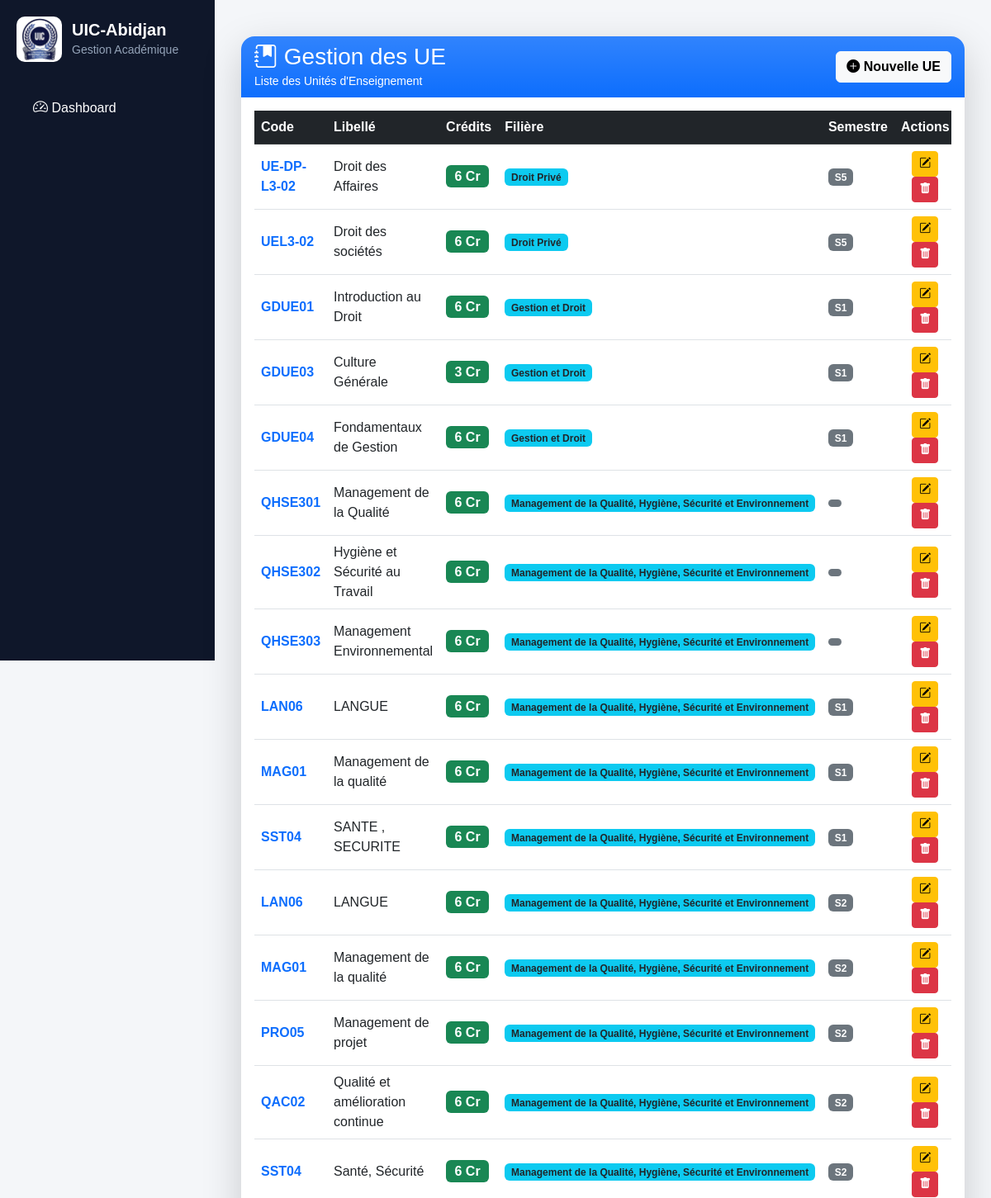
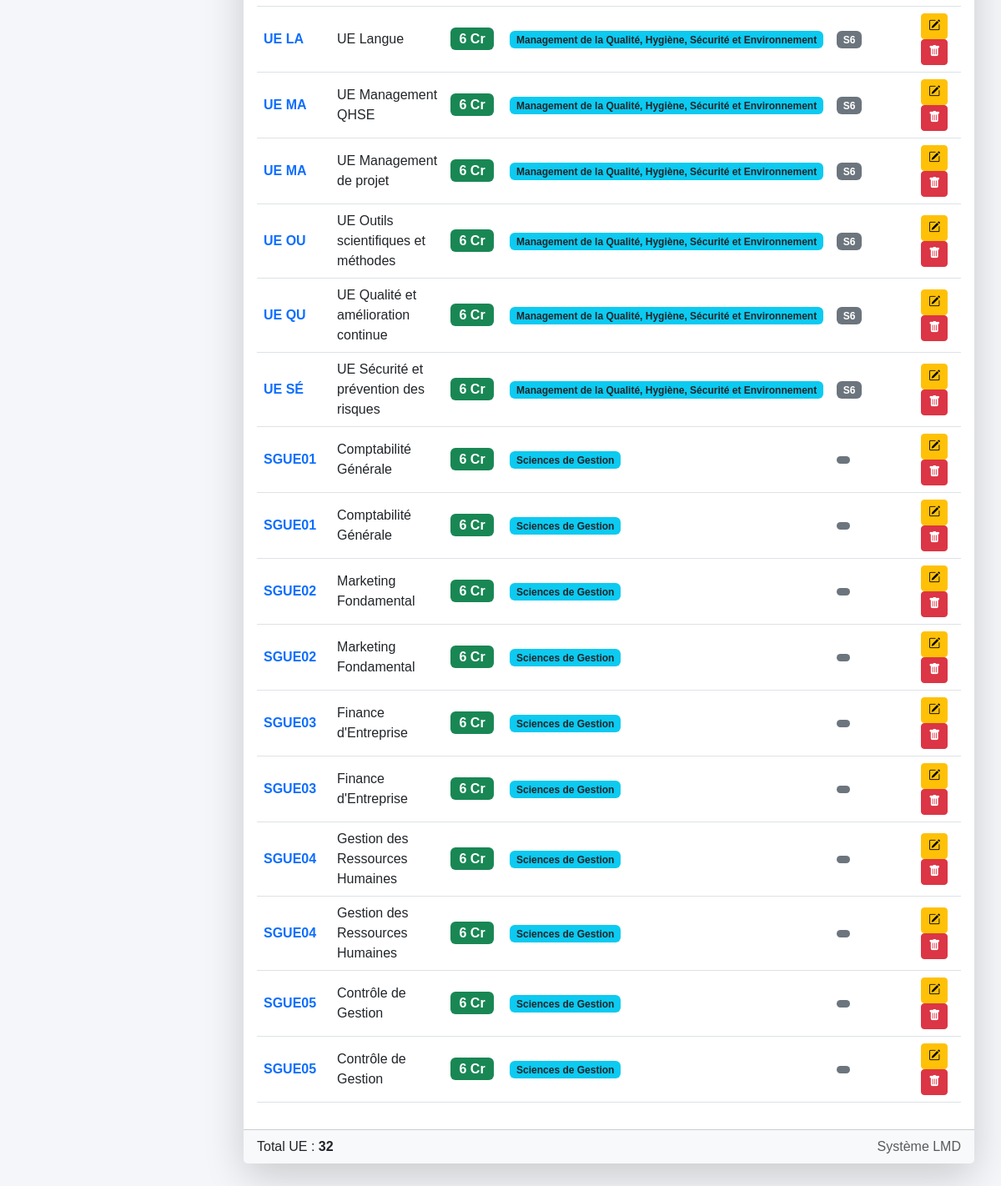
Page /lmd/ue/ on the committed database (2 pictures, top to bottom).
### lmd/models.py (models this page shows, shortened)
class UE(models.Model):
    code = models.CharField(max_length=20)
    libelle = models.CharField(max_length=200)
    credit = models.IntegerField()
    filiere = models.ForeignKey(
    "FiliereLMD",
    null=True,
    blank=True,
    on_delete=models.PROTECT,
    )
    grande_unite = models.ForeignKey(
    "GrandeUnite",
    on_delete=models.PROTECT,
    related_name="ues",
    null=True,
    blank=True
    )
    semestre = models.CharField(max_length=5)

class FiliereLMD(models.Model):
    NIVEAUX = [
        ("L1-L2", "Licence Fondamentale"),
        ("L3", "Licence Professionnelle"),
        ("M1-M2", "Master"),
    ]
    code = models.CharField(
        max_length=20,
        unique=True
    )
    libelle = models.CharField(
        max_length=100
    )
    niveau_formation = models.CharField(
        max_length=10,
        choices=NIVEAUX,
        default="L1-L2"
    )

### lmd/views.py (the view)
# urls.py: path('ue/', views.ue_list, name='ue_list'),
def ue_list(request):
    ues = UE.objects.select_related(
        "filiere"
    ).order_by(
        "filiere__libelle",
        "semestre",
        "code"
    )
    return render(
        request,
        "lmd/ue/list.html",
        {
            "ues": ues
        }
    )

### lmd/templates/lmd/ue/list.html (shortened to what this page needs)
{% extends "base.html" %}
{% block content %}
<div class="container-fluid py-4">
    <div class="card border-0 shadow-lg rounded-4">
        <div class="card-header border-0 rounded-top-4 bg-primary bg-gradient text-white">
            <div class="d-flex justify-content-between align-items-center">
                <div>
                    <h3 class="mb-0">
                        <i class="bi bi-journal-bookmark-fill"></i>
                        Gestion des UE
                    </h3>
                    <small>Liste des Unités d'Enseignement</small>
                </div>
                <a href="{% url 'ue_add' %}"
                   class="btn btn-light fw-bold">
                    <i class="bi bi-plus-circle-fill"></i>
                    Nouvelle UE
                </a>
            </div>
        </div>
        <div class="card-body">
            <div class="table-responsive">
                <table class="table table-hover align-middle">
                    <thead class="table-dark">
                        <tr>
                            <th>Code</th>
                            <th>Libellé</th>
                            <th>Crédits</th>
                            <th>Filière</th>
                            <th>Semestre</th>
                            <th class="text-center">Actions</th>
                        </tr>
                    </thead>
                    <tbody>
                        {% for ue in ues %}
                        <tr>
                            <td>
                                <span class="fw-bold text-primary">
                                    {{ ue.code }}
                                </span>
                            </td>
                            <td>
                                {{ ue.libelle }}
                            </td>
                            <td>
                                <span class="badge bg-success fs-6">
                                    {{ ue.credit }} Cr
                                </span>
                            </td>
                            <td>
                                <span class="badge bg-info text-dark">
                                    {{ ue.filiere.libelle }}
                                </span>
                            </td>
                            <td>
                                <span class="badge bg-secondary">
                                    {{ ue.semestre }}
                                </span>
                            </td>
                            <td class="text-center">
                                <a href="{% url 'ue_edit' ue.id %}"
                                   class="btn btn-warning btn-sm">
                                    <i class="bi bi-pencil-square"></i>
                                </a>
                                <a href="{% url 'ue_delete' ue.id %}"
                                   class="btn btn-danger btn-sm">
                                    <i class="bi bi-trash-fill"></i>
                                </a>
                            </td>
                        </tr>
                        {% endfor %}
                    </tbody>
                </table>
            </div>
        </div>
        <div class="card-footer bg-light">
            <div class="d-flex justify-content-between">
                <span>
                    Total UE :
                    <strong>{{ ues|length }}</strong>
                </span>
                <span class="text-muted">
                    Système LMD
                </span>
            </div>
        </div>
    </div>
</div>
{% endblock %}

### core/templates/base.html (style rules this page uses)
body { margin: 0; font-family: Arial, sans-serif; background: #f4f6f9; }

### rows in the picture
UE: code "UE-DP-L3-02", libelle "Droit des Affaires", credit "6", filiere.libelle "Droit Privé", semestre "S5"
UE: code "UEL3-02", libelle "Droit des sociétés", credit "6", filiere.libelle "Droit Privé", semestre "S5"
UE: code "GDUE01", libelle "Introduction au Droit", credit "6", filiere.libelle "Gestion et Droit", semestre "S1"
UE: code "GDUE03", libelle "Culture Générale", credit "3", filiere.libelle "Gestion et Droit", semestre "S1"
UE: code "GDUE04", libelle "Fondamentaux de Gestion", credit "6", filiere.libelle "Gestion et Droit", semestre "S1"
UE: code "QHSE301", libelle "Management de la Qualité", credit "6", filiere.libelle "Management de la Qualité, Hygiène, Sécurité et Environnement"
UE: code "QHSE302", libelle "Hygiène et Sécurité au Travail", credit "6", filiere.libelle "Management de la Qualité, Hygiène, Sécurité et Environnement"
UE: code "QHSE303", libelle "Management Environnemental", credit "6", filiere.libelle "Management de la Qualité, Hygiène, Sécurité et Environnement"
UE: code "LAN06", libelle "LANGUE", credit "6", filiere.libelle "Management de la Qualité, Hygiène, Sécurité et Environnement", semestre "S1"
UE: code "MAG01", libelle "Management de la qualité", credit "6", filiere.libelle "Management de la Qualité, Hygiène, Sécurité et Environnement", semestre "S1"
UE: code "SST04", libelle "SANTE , SECURITE", credit "6", filiere.libelle "Management de la Qualité, Hygiène, Sécurité et Environnement", semestre "S1"
UE: code "LAN06", libelle "LANGUE", credit "6", filiere.libelle "Management de la Qualité, Hygiène, Sécurité et Environnement", semestre "S2"
UE: code "MAG01", libelle "Management de la qualité", credit "6", filiere.libelle "Management de la Qualité, Hygiène, Sécurité et Environnement", semestre "S2"
UE: code "PRO05", libelle "Management de projet", credit "6", filiere.libelle "Management de la Qualité, Hygiène, Sécurité et Environnement", semestre "S2"
UE: code "QAC02", libelle "Qualité et amélioration continue", credit "6", filiere.libelle "Management de la Qualité, Hygiène, Sécurité et Environnement", semestre "S2"
UE: code "SST04", libelle "Santé, Sécurité", credit "6", filiere.libelle "Management de la Qualité, Hygiène, Sécurité et Environnement", semestre "S2"
UE: code "UE LA", libelle "UE Langue", credit "6", filiere.libelle "Management de la Qualité, Hygiène, Sécurité et Environnement", semestre "S6"
UE: code "UE MA", libelle "UE Management QHSE", credit "6", filiere.libelle "Management de la Qualité, Hygiène, Sécurité et Environnement", semestre "S6"
UE: code "UE MA", libelle "UE Management de projet", credit "6", filiere.libelle "Management de la Qualité, Hygiène, Sécurité et Environnement", semestre "S6"
UE: code "UE OU", libelle "UE Outils scientifiques et méthodes", credit "6", filiere.libelle "Management de la Qualité, Hygiène, Sécurité et Environnement", semestre "S6"
UE: code "UE QU", libelle "UE Qualité et amélioration continue", credit "6", filiere.libelle "Management de la Qualité, Hygiène, Sécurité et Environnement", semestre "S6"
UE: code "UE SÉ", libelle "UE Sécurité et prévention des risques", credit "6", filiere.libelle "Management de la Qualité, Hygiène, Sécurité et Environnement", semestre "S6"
UE: code "SGUE01", libelle "Comptabilité Générale", credit "6", filiere.libelle "Sciences de Gestion"
UE: code "SGUE01", libelle "Comptabilité Générale", credit "6", filiere.libelle "Sciences de Gestion"
UE: code "SGUE02", libelle "Marketing Fondamental", credit "6", filiere.libelle "Sciences de Gestion"
UE: code "SGUE02", libelle "Marketing Fondamental", credit "6", filiere.libelle "Sciences de Gestion"
UE: code "SGUE03", libelle "Finance d'Entreprise", credit "6", filiere.libelle "Sciences de Gestion"
UE: code "SGUE03", libelle "Finance d'Entreprise", credit "6", filiere.libelle "Sciences de Gestion"
UE: code "SGUE04", libelle "Gestion des Ressources Humaines", credit "6", filiere.libelle "Sciences de Gestion"
UE: code "SGUE04", libelle "Gestion des Ressources Humaines", credit "6", filiere.libelle "Sciences de Gestion"
UE: code "SGUE05", libelle "Contrôle de Gestion", credit "6", filiere.libelle "Sciences de Gestion"
UE: code "SGUE05", libelle "Contrôle de Gestion", credit "6", filiere.libelle "Sciences de Gestion"

### other values in the picture
{{ ues|length }} "32"
